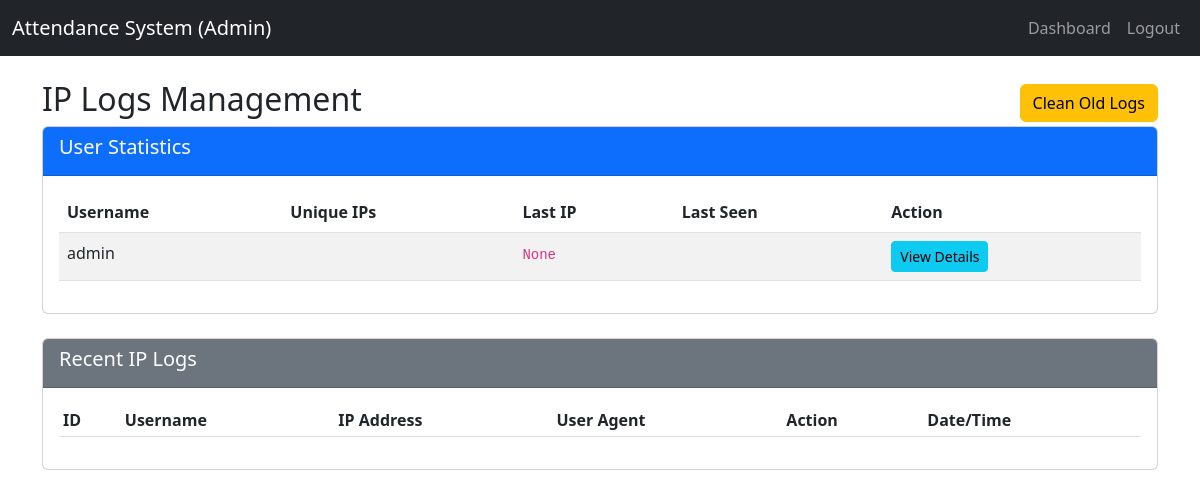
The app's page /ip/admin/all-ips (signed in), older data.
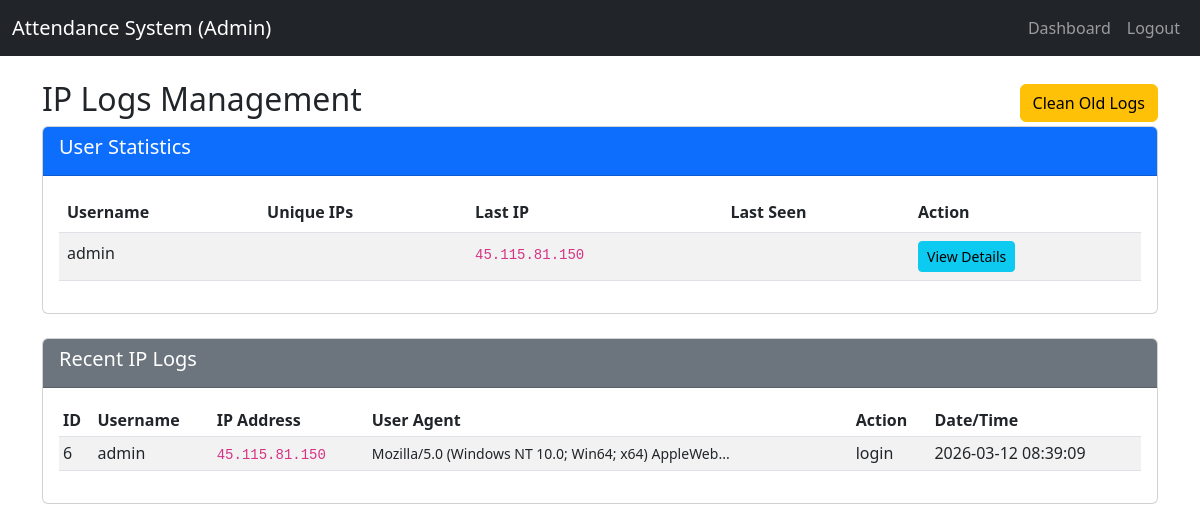
The same page, newer data.
### tables this page shows
CREATE TABLE users (
                    id INTEGER PRIMARY KEY AUTOINCREMENT,
                    username TEXT UNIQUE NOT NULL,
                    password TEXT NOT NULL,
                    role TEXT NOT NULL,
                    default_shift TEXT DEFAULT 'auto'
                );

CREATE TABLE ip_logs (
                    id INTEGER PRIMARY KEY AUTOINCREMENT,
                    user_id INTEGER NOT NULL,
                    ip_address TEXT NOT NULL,
                    user_agent TEXT,
                    action TEXT DEFAULT 'login',
                    created_at DATETIME DEFAULT CURRENT_TIMESTAMP,
                    FOREIGN KEY(user_id) REFERENCES users(id)
                );

### ip_manager/ip_routes.py (the view)
@ip_bp.route('/admin/all-ips')
@admin_required
def all_ips():
    ips = IPModel.get_all_ips(limit=5000)
    stats = query_db('''
        SELECT
            u.id as user_id,
            u.username,
            COUNT(DISTINCT l.ip_address) as unique_ips,
            COUNT(l.id) as total_logins,
            MAX(l.created_at) as last_login,
            (
                SELECT ip_address FROM ip_logs l2
                WHERE l2.user_id = u.id
                ORDER BY created_at DESC LIMIT 1
            ) as last_ip
        FROM users u
        LEFT JOIN ip_logs l ON u.id = l.user_id
        GROUP BY u.id, u.username
        ORDER BY last_login DESC NULLS LAST
    ''')
    return render_template('all_ips.html', ips=ips, stats=stats)

### app.py (called while the page is built)
@app.teardown_appcontext
def close_connection(exception):
    db = getattr(g, '_database', None)
    if db is not None:
        db.close()

### ip_manager/ip_model.py (called while the page is built)
def get_db():
    if DATABASE_URL and DATABASE_URL.startswith('postgres'):
        if not hasattr(g, '_database'):
            g._database = psycopg2.connect(DATABASE_URL, cursor_factory=RealDictCursor)
        return g._database
    else:
        db = getattr(g, '_database', None)
        if db is None:
            db = g._database = sqlite3.connect('attendance.db')
            db.row_factory = sqlite3.Row
        return db

def query_db(query, args=(), one=False):
    conn = get_db()
    if DATABASE_URL and DATABASE_URL.startswith('postgres'):
        cur = conn.cursor()
        cur.execute(query.replace('?', '%s'), args)
        rv = cur.fetchall()
        cur.close()
        return (rv[0] if rv else None) if one else rv
    else:
        cur = conn.execute(query, args)
        rv = cur.fetchall()
        cur.close()
        return (rv[0] if rv else None) if one else rv

### templates/all_ips.html (shortened to what this page needs)
<!DOCTYPE html>
<html lang="en">
<head>
    <link href="https://cdn.jsdelivr.net/npm/bootstrap@5.3.0/dist/css/bootstrap.min.css" rel="stylesheet">
    <link rel="stylesheet" href="{{ url_for('static', filename='style.css') }}">
</head>
<body>
    <nav class="navbar navbar-expand-lg navbar-dark bg-dark">
        <div class="container-fluid">
            <a class="navbar-brand" href="#">Attendance System (Admin)</a>
            <div class="collapse navbar-collapse">
                <ul class="navbar-nav ms-auto">
                    <li class="nav-item"><a class="nav-link" href="{{ url_for('main.dashboard') }}">Dashboard</a></li>
                    <li class="nav-item"><a class="nav-link" href="{{ url_for('logout') }}">Logout</a></li>
                </ul>
            </div>
        </div>
    </nav>
    <div class="container mt-4">
        <div class="d-flex justify-content-between align-items-center">
            <h2>IP Logs Management</h2>
            <a href="{{ url_for('ip.clean_old_logs', days=30) }}" class="btn btn-warning" onclick="return confirm('Hapus log IP lebih dari 30 hari?')">Clean Old Logs</a>
        </div>
        <div class="card mb-4">
            <div class="card-header bg-primary text-white">
                <h5>User Statistics</h5>
            </div>
            <div class="card-body">
                <table class="table table-striped">
                    <thead>
                        <tr>
                            <th>Username</th>
                            <th>Unique IPs</th>
                            <th>Last IP</th>
                            <th>Last Seen</th>
                            <th>Action</th>
                        </tr>
                    </thead>
                    <tbody>
                        {% for stat in stats %}
                        <tr>
                            <td>{{ stat.username }}</td>
                            <td>{{ stat.ip_count }}</td>
                            <td><code>{{ stat.last_ip }}</code></td>
                            <td>{{ stat.last_seen }}</td>
                            <td>
                                <a href="{{ url_for('ip.user_ips', user_id=stat.user_id) }}" class="btn btn-sm btn-info">View Details</a>
                            </td>
                        </tr>
                        {% endfor %}
                    </tbody>
                </table>
            </div>
        </div>
        <div class="card">
            <div class="card-header bg-secondary text-white">
                <h5>Recent IP Logs</h5>
            </div>
            <div class="card-body">
                <div class="table-responsive">
                    <table class="table table-sm table-striped">
                        <thead>
                            <tr>
                                <th>ID</th>
                                <th>Username</th>
                                <th>IP Address</th>
                                <th>User Agent</th>
                                <th>Action</th>
                                <th>Date/Time</th>
                            </tr>
                        </thead>
                        <tbody>
                            {% for ip in ips %}
                            <tr>
                                <td>{{ ip.id }}</td>
                                <td>{{ ip.username }}</td>
                                <td><code>{{ ip.ip_address }}</code></td>
                                <td><small>{{ ip.user_agent[:50] }}...</small></td>
                                <td>{{ ip.action }}</td>
                                <td>{{ ip.created_at }}</td>
                            </tr>
                            {% endfor %}
                        </tbody>
                    </table>
                </div>
            </div>
        </div>
    </div>
</body>
</html>

Row changes from the older to the newer data that the page shows:
computed for users "admin": last_ip "None" → "45.115.81.150"
added ip_logs: id "6", username "admin", ip_address "45.115.81.150", user_agent "Mozilla/5.0 (Windows NT 10.0; Win64; x64) AppleWeb", action "login", created_at "2026-03-12 08:39:09"
